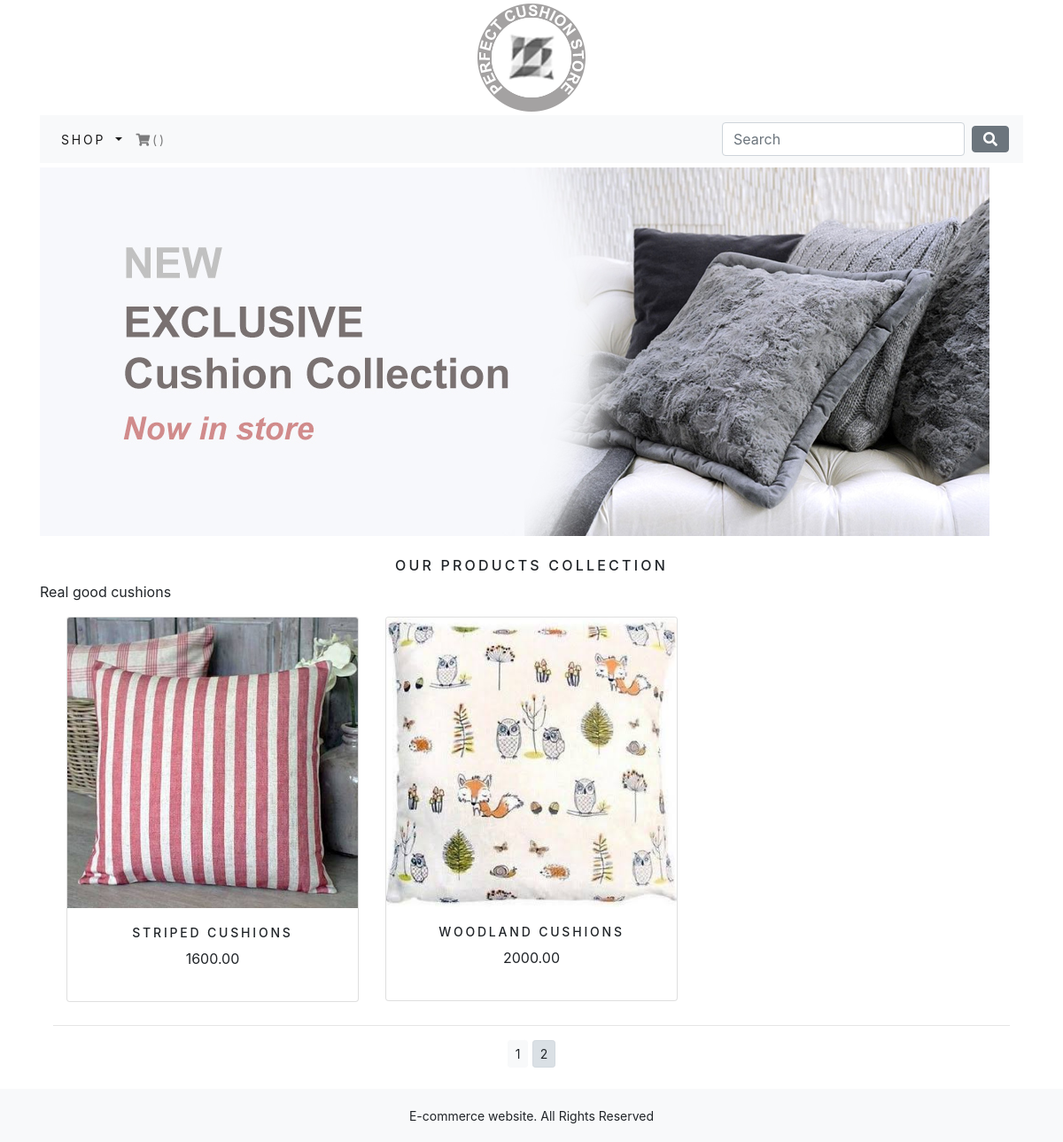
Screenshot of /shop/?page=2 with the database file from the repository.
### shop/models.py (models this page shows, shortened)
class Product(models.Model):
    name= models.CharField(max_length=250,unique=True)
    slug = models.SlugField(max_length=250,unique=True)
    description= models.TextField(blank=True)
    category=models.ForeignKey(Category,on_delete=models.CASCADE)
    price = models.DecimalField(max_digits=10,decimal_places=2)
    image=models.ImageField(upload_to='product',blank=True)
    stock=models.IntegerField()
    available=models.BooleanField(default=True)
    created=models.DateTimeField(auto_now_add=True)
    updated=models.DateTimeField(auto_now=True)
    class Meta:
        ordering = ('name',)
        verbose_name='product'
        verbose_name_plural = 'products'
    def get_url(self):
        return reverse('shop:prodCatDetails',args=[self.category.slug,self.slug])

### shop/views.py (the view)
# urls.py: path('',views.allProdCat,name='allProdCat'),
def allProdCat(request,c_slug=None):
    c_page= None
    products_list=None
    if c_slug!=None:
        c_page=get_object_or_404(Category,slug=c_slug)
        products_list = Product.objects.filter(category=c_page,available=True)
    else:
        products_list =Product.objects.all().filter(available=True)
        '''Paginator code'''
        paginator= Paginator(products_list,6)
        try:
            page= int(request.GET.get('page','1'))
        except:
            page=1
        try:
            products=paginator.page(page)
        except(InvalidPage,EmptyPage):
            products=paginator.page(paginator.num_pages)
    return render(request,'shop/category.html',{'category':c_page,'products':products})

### shop/context_processors.py (called while the page is built)
def menu_links(request):
    links=Category.objects.all()
    return dict(links=links)

### shop/models.py (called while the page is built)
    def get_url(self):
        return reverse('shop:products_by_category',args=[self.slug])

### shop/templates/shop/category.html (shortened to what this page needs)
{% extends "shop/base.html" %}
{% load static %}
{% block content %}
  <div class="mx-auto">
    {% if category %}
      <img class="my_image" src="{{category.image.url}}" alt="{{category.name}}">
    </div>
    <br>
    <div class="">
      <h1 class="text-center my_title">{{category.name}}</h1>
      <p class="text-justify">{{category.description}}</p>
    </div>
  {% else %}
  <img class="my_image my_image_padding" src="{% static 'img/banner.jpg'%}" alt="Our Products Collection">
    </div>
    <br>
    <div class="">
      <h1 class="text-center my_title">Our Products Collection</h1>
      <p class="text-justify">Real good cushions</p>
    </div>
  {% endif %}
  <div class="container">
    <div class="row mx-auto">
      {% for product in products.object_list  %}
        <div class="my_bottom_margin col-9 col-sm-12 col-md-4 col-md-12 col-lg-4">
          <div class="card text-center" style="min-width: 18rem;">
            <a href="{{product.get_url}}"> <img class="card-img-top my_image" src="{{product.image.url}}" alt={{product.name}}> </a>
            <div class="card-body">
              <h4>{{product.name}}</h4>
              <p>{{product.price}}</p>
            </div>
          </div>
        </div>
      {% endfor %}
    </div>
    <div class="mx-auto">
      {% if products.paginator.num_pages > 1 %}
        <hr>
        <div class="text-center">
          {% for pg in products.paginator.page_range  %}
            <a href="?page={{pg}}" class="btn btn-light btn-sm {% if products.number == pg %}active{% endif %}">{{pg}}</a>
          {% endfor %}
        </div>
      {% endif %}
    </div>
    <br>
  </div>
{% endblock %}

### static/css/custom.css (style rules this page uses)
.my_image { width: 100%,auto; height: auto; }
.my_title { font-size: 16px; text-transform: uppercase; letter-spacing: .2em; }
.my_image_padding { padding-top: 5px; }
.my_bottom_margin { margin-bottom: 10px; }
.card-body h4 { font-size: 14px; text-transform: uppercase !important; letter-spacing: .2em; }

### rows the page displays
Product: image (picture), name "STRIPED CUSHIONS", price "1600.00"
Product: image (picture), name "WOODLAND CUSHIONS", price "2000.00"

### other values shown
{{ pg }} "1" "2"
